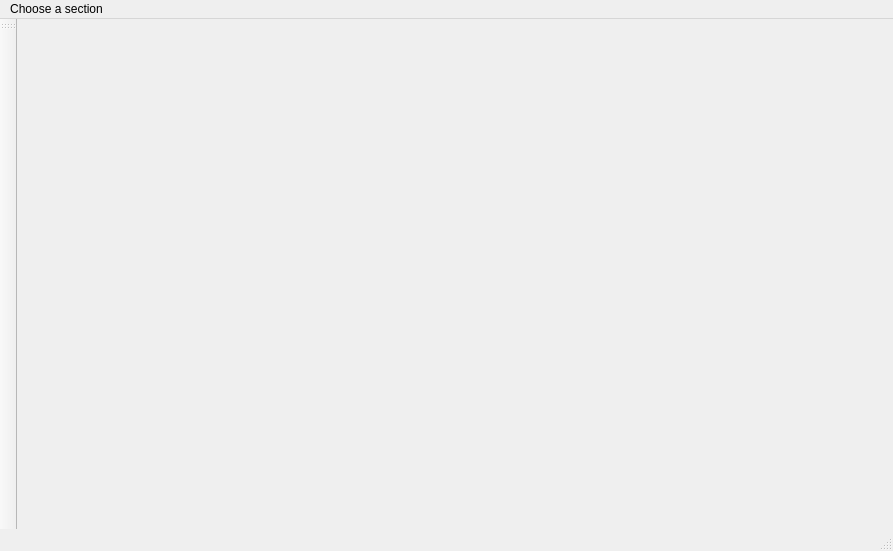
<?xml version="1.0" encoding="UTF-8"?>
<ui version="4.0">
 <class>MainWindow</class>
 <widget class="QMainWindow" name="MainWindow">
  <property name="geometry">
   <rect>
    <x>0</x>
    <y>0</y>
    <width>893</width>
    <height>551</height>
   </rect>
  </property>
  <property name="windowTitle">
   <string>MainWindow</string>
  </property>
  <widget class="QWidget" name="centralwidget">
   <widget class="QWidget" name="widget" native="true">
    <property name="geometry">
     <rect>
      <x>0</x>
      <y>0</y>
      <width>821</width>
      <height>501</height>
     </rect>
    </property>
   </widget>
  </widget>
  <widget class="QMenuBar" name="menubar">
   <property name="geometry">
    <rect>
     <x>0</x>
     <y>0</y>
     <width>893</width>
     <height>22</height>
    </rect>
   </property>
   <widget class="QMenu" name="menuChoose_a_section">
    <property name="title">
     <string>Choose a section</string>
    </property>
   </widget>
   <addaction name="menuChoose_a_section"/>
  </widget>
  <widget class="QStatusBar" name="statusbar"/>
  <widget class="QToolBar" name="toolBar">
   <property name="windowTitle">
    <string>toolBar</string>
   </property>
   <attribute name="toolBarArea">
    <enum>LeftToolBarArea</enum>
   </attribute>
   <attribute name="toolBarBreak">
    <bool>false</bool>
   </attribute>
  </widget>
 </widget>
 <resources/>
 <connections/>
</ui>
